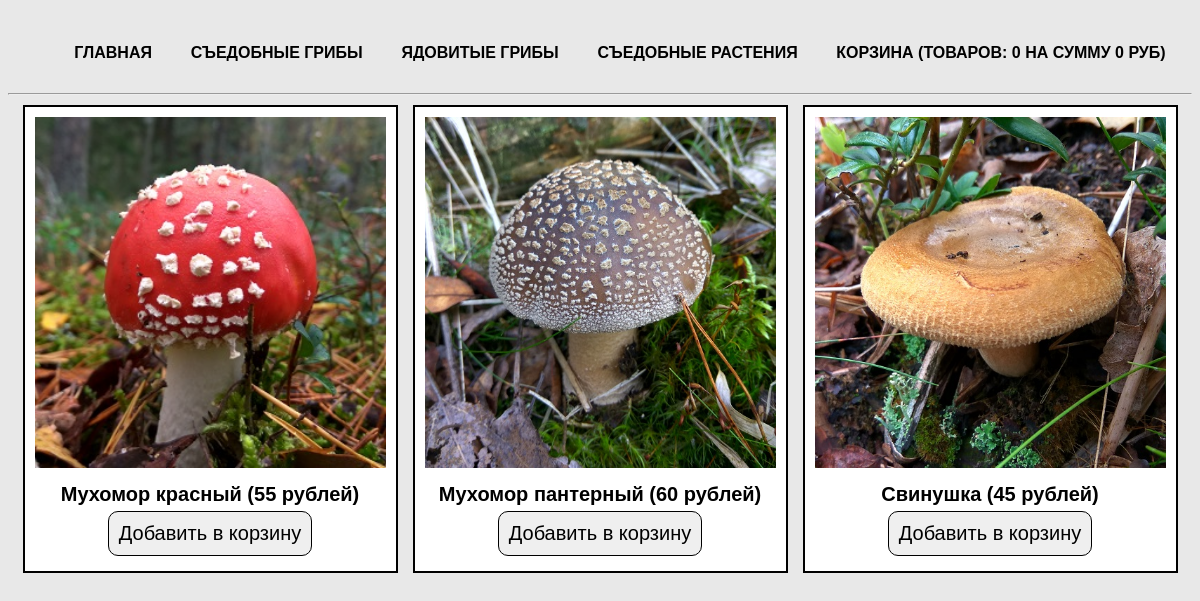
The page /index.php?cat=poisonous on the database its author committed.
### tables this page shows
CREATE TABLE `cats` (
  `id` int(11) NOT NULL,
  `name` varchar(50) NOT NULL,
  `rus_name` varchar(50) NOT NULL
);

CREATE TABLE `products` (
  `id` int(11) NOT NULL,
  `title` varchar(50) NOT NULL,
  `cat` varchar(50) NOT NULL,
  `price` int(11) NOT NULL,
  `rus_name` varchar(50) NOT NULL,
  `img` varchar(50) NOT NULL,
  `descr` text NOT NULL
);

### index.php (the view)
<?php
require_once 'parts/header.php';
if (isset($_GET['cat'])) {
    $currentCat = $_GET['cat'];
    $products = $connect->query("SELECT * FROM products WHERE cat='$currentCat'");
    $products = $products->fetchAll(PDO::FETCH_ASSOC);
} else {
    $products = $connect->query("SELECT * FROM products");
    $products = $products->fetchAll(PDO::FETCH_ASSOC);
}
?>
    <div class="main">
        <?php if (empty($products)) { ?>
             <div class="card">Такой категории товаров не существует!</div>
        <?php } else { ?>
            <?php foreach ($products as $product) { ?>
                <div class="card">
                    <a href="product.php?product=<?=$product['title']?>">
                        <img src="img/<?=$product['img']?>" alt="<?=$product['rus_name']?>">
                    </a>
                    <div class="label"><?=$product['rus_name']?> (<?=$product['price']?> рублей)</div>
                    <?php require 'parts/button.php';?>
                </div>
            <?php } ?>
        <?php } ?>
    </div>
</body>
</html>

### parts/header.php (shortened to what this page needs)
<?php
require_once 'db/db.php';
$cats = $connect->query("SELECT * FROM cats");
$cats = $cats->fetchAll(PDO::FETCH_ASSOC);
?>
<!doctype html>
<html lang="ru">
<head>
    <link rel="stylesheet" href="css/style.css">
</head>
<body>
<nav>
    <ul>
        <li><a href="index.php">Главная</a></li>
        <?php foreach ($cats as $cat) { ?>
            <li><a href="index.php?cat=<? echo $cat['name']?>"><? echo $cat['rus_name']?></a></li>
        <?php } ?>
        <li><a href="cart.php">Корзина (Товаров:
            <?php if (isset($_SESSION['totalQuantity'])) { ?>
                <?=$_SESSION['totalQuantity']?>
            <?php } else { ?>
                    0
           <?php } ?>
                 на сумму
            <?php if (isset($_SESSION['totalPrice'])) { ?>
               <?=$_SESSION['totalPrice']?>
            <?php } else { ?>
              0
          <?php } ?>
          руб)
            </a>
        </li>
    </ul>
</nav>
<hr>

### parts/button.php (shortened to what this page needs)
<form method="POST" action="actions/add.php">
    <input type="submit" value="Добавить в корзину">
</form>

### css/style.css (style rules this page uses)
* { font-family: 'Arial', sans-serif; font-size: 20px; }
body { margin-top: 20px; background-color: #e8e8e8; }
a { text-decoration: none; text-transform: uppercase; color: #000000; -webkit-transition: all .3s; -moz-transition: all .3s; -ms-transition: all .3s; -o-transition: all .3s; transition: all .3s; }
input, button { margin: 5px auto; border: none; padding: 10px; -webkit-transition: all .3s; -moz-transition: all .3s; -ms-transition: all .3s; -o-transition: all .3s; transition: all .3s; }
input[type=submit], button { -webkit-border-radius: 10px; -moz-border-radius: 10px; border-radius: 10px; border: 1px solid black; display: block; cursor: pointer; }
label, .label { margin-top: 10px; font-weight: 700; }
img { width: 100%; }
.main, nav { width: 1170px; margin: auto; display: flex; flex-wrap: wrap; justify-content: space-around; }
nav ul { display: flex; list-style: none; width: 100%; justify-content: space-around; font-weight: 700; }
nav ul li a { font-size: 16px; }
.card { margin-bottom: 15px; width: 30%; padding: 10px; border: 2px solid black; text-align: center; background-color: #fff; }

### rows shown on the page
cats: rus_name "СЪЕДОБНЫЕ ГРИБЫ"
cats: rus_name "ЯДОВИТЫЕ ГРИБЫ"
cats: rus_name "СЪЕДОБНЫЕ РАСТЕНИЯ"
products: img (picture), rus_name "Мухомор красный", price "55"
products: img (picture), rus_name "Мухомор пантерный", price "60"
products: img (picture), rus_name "Свинушка", price "45"
